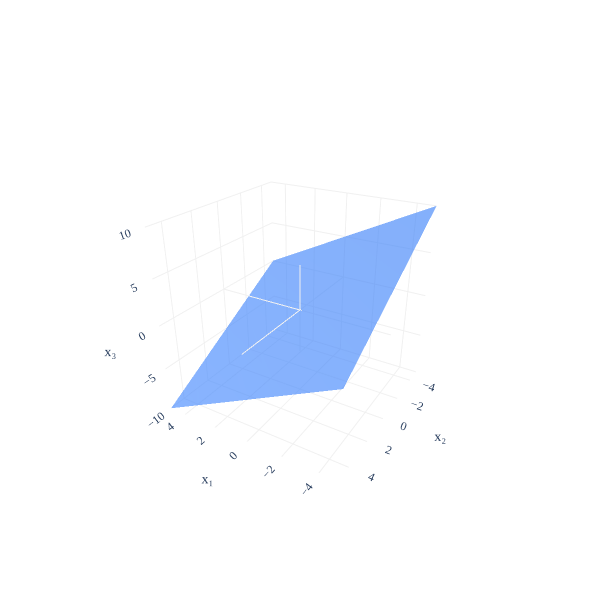

Write notebook code for a chart like this one.
### Markdown cell above
[Chapter 4.4](04-lines-planes-hyperplanes.ipynb) shows us how to find the equation of a plane in standard form ($ax + by + cz + d = 0$) given two non-collinear vectors in the plane. That specific equation in this case happens to be $15x - 3y + 4z = 0$, which means the set of vectors $\begin{bmatrix} x \\ y \\ z \end{bmatrix}$ that satisfy this equation form a subspace of $\mathbb{R}^3$.

### Example: Plane $x + y + z = 0$ ✅

What if we're instead given a plane, rather than the span of a collection of vectors?

:::{attention} Subspaces are Spans, Too!
Given any subspace $S$ of a vector space $V$, there exists some collection of vectors in $V$ such that $S = \text{span}(\{ \vec v_1, \vec v_2, \ldots, \vec v_d \})$.
:::

It turns out that not only is every span a subspace, but every subspace can be spanned by some collection of vectors. The plane $x + y + z = 0$ <span style="color:#3d81f6; font-weight:bold">is a subspace</span> of $\mathbb{R}^3$. Can we write it as the span of a collection of vectors? Sure we can. We know that it only takes two non-collinear vectors to span a plane, so all we need to do is pick two vectors that lie in $x + y + z = 0$.

Arbitrarily, let's pick the vectors $\begin{bmatrix} 1 \\ -1 \\ 0 \end{bmatrix}$ and $\begin{bmatrix} 2 \\ 1 \\ -3 \end{bmatrix}$. These vectors aren't collinear (as a reminder, this means that one is not a scalar multiple of the other), so they span a plane.

So, the plane $x + y + z = 0$ is the span of the vectors $\begin{bmatrix} 1 \\ -1 \\ 0 \end{bmatrix}$ and $\begin{bmatrix} 2 \\ 1 \\ -3 \end{bmatrix}$, and so it's a subspace of $\mathbb{R}^3$. These are not the only two vectors that span this plane; there are infinitely many pairs of vectors that can be said to span this plane. I just picked a pair that happens to have nice numbers.

I've plotted the plane below, without the vectors $\begin{bmatrix} 1 \\ -1 \\ 0 \end{bmatrix}$ and $\begin{bmatrix} 2 \\ 1 \\ -3 \end{bmatrix}$, to emphasize that you should think of planes **through the origin** as subspaces in their own right.

### Code cell
import numpy as np
import plotly.graph_objects as go

# Define the plane x + y + z = 0
plane_extent = 6
num_points = 20

x_range = np.linspace(-plane_extent, plane_extent, num_points)
y_range = np.linspace(-plane_extent, plane_extent, num_points)
x_grid, y_grid = np.meshgrid(x_range, y_range)
z_grid = -x_grid - y_grid  # From x + y + z = 0

fig = go.Figure()

# Plot the plane
fig.add_trace(go.Surface(
    x=x_grid,
    y=y_grid,
    z=z_grid,
    opacity=0.8,
    colorscale=[[0, 'rgba(61,129,246,0.8)'], [1, 'rgba(61,129,246,0.8)']],
    showscale=False,
))

# Add faint lines at x=0, y=0, z=0
line_range = [-5, 5]
fig.add_trace(go.Scatter3d(
    x=[0, 0], y=line_range, z=[0, 0],
    mode='lines',
    line=dict(color='#f0f0f0', width=2),
    showlegend=False,
    hoverinfo='skip'
))
fig.add_trace(go.Scatter3d(
    x=line_range, y=[0, 0], z=[0, 0],
    mode='lines',
    line=dict(color='#f0f0f0', width=2),
    showlegend=False,
    hoverinfo='skip'
))
fig.add_trace(go.Scatter3d(
    x=[0, 0], y=[0, 0], z=line_range,
    mode='lines',
    line=dict(color='#f0f0f0', width=2),
    showlegend=False,
    hoverinfo='skip'
))

fig.update_layout(
    scene=dict(
        xaxis=dict(
            range=[-5, 5],
            title='x₁',
            backgroundcolor='white',
            gridcolor='#f0f0f0',
            zerolinecolor='#f0f0f0',
            showbackground=True,
        ),
        yaxis=dict(
            range=[-5, 5],
            title='x₂',
            backgroundcolor='white',
            gridcolor='#f0f0f0',
            zerolinecolor='#f0f0f0',
            showbackground=True,
        ),
        zaxis=dict(
            range=[-10, 10],
            title='x₃',
            backgroundcolor='white',
            gridcolor='#f0f0f0',
            zerolinecolor='#f0f0f0',
            showbackground=True,
        ),
        aspectmode='cube',
    ),
    width=600,
    height=600,
    scene_camera=dict(
        eye=dict(x=-1.2, y=2, z=1.2)
    ),
    font=dict(family='Palatino'),
    paper_bgcolor='white',
    plot_bgcolor='white'
)

fig.show()

### Figure 1 — Plotly figure (JSON) as saved in the notebook; plotly's stock layout.template omitted (floating-point values rounded to 4 significant figures; data arrays with more than 128 entries replaced by an {"elided": "..."} marker saying what was removed)
{"data": [{"colorscale": [[0, "rgba(61,129,246,0.8)"], [1, "rgba(61,129,246,0.8)"]], "opacity": 0.8, "showscale": false, "type": "surface", "x": {"elided": "20x20 float values"}, "y": {"elided": "20x20 float values"}, "z": {"elided": "20x20 float values"}}, {"hoverinfo": "skip", "line": {"color": "#f0f0f0", "width": 2}, "mode": "lines", "showlegend": false, "type": "scatter3d", "x": [0, 0], "y": [-5, 5], "z": [0, 0]}, {"hoverinfo": "skip", "line": {"color": "#f0f0f0", "width": 2}, "mode": "lines", "showlegend": false, "type": "scatter3d", "x": [-5, 5], "y": [0, 0], "z": [0, 0]}, {"hoverinfo": "skip", "line": {"color": "#f0f0f0", "width": 2}, "mode": "lines", "showlegend": false, "type": "scatter3d", "x": [0, 0], "y": [0, 0], "z": [-5, 5]}], "layout": {"font": {"family": "Palatino"}, "height": 600, "paper_bgcolor": "white", "plot_bgcolor": "white", "scene": {"aspectmode": "cube", "camera": {"eye": {"x": -1.2, "y": 2, "z": 1.2}}, "xaxis": {"backgroundcolor": "white", "gridcolor": "#f0f0f0", "range": [-5, 5], "showbackground": true, "title": {"text": "x₁"}, "zerolinecolor": "#f0f0f0"}, "yaxis": {"backgroundcolor": "white", "gridcolor": "#f0f0f0", "range": [-5, 5], "showbackground": true, "title": {"text": "x₂"}, "zerolinecolor": "#f0f0f0"}, "zaxis": {"backgroundcolor": "white", "gridcolor": "#f0f0f0", "range": [-10, 10], "showbackground": true, "title": {"text": "x₃"}, "zerolinecolor": "#f0f0f0"}}, "width": 600}}
